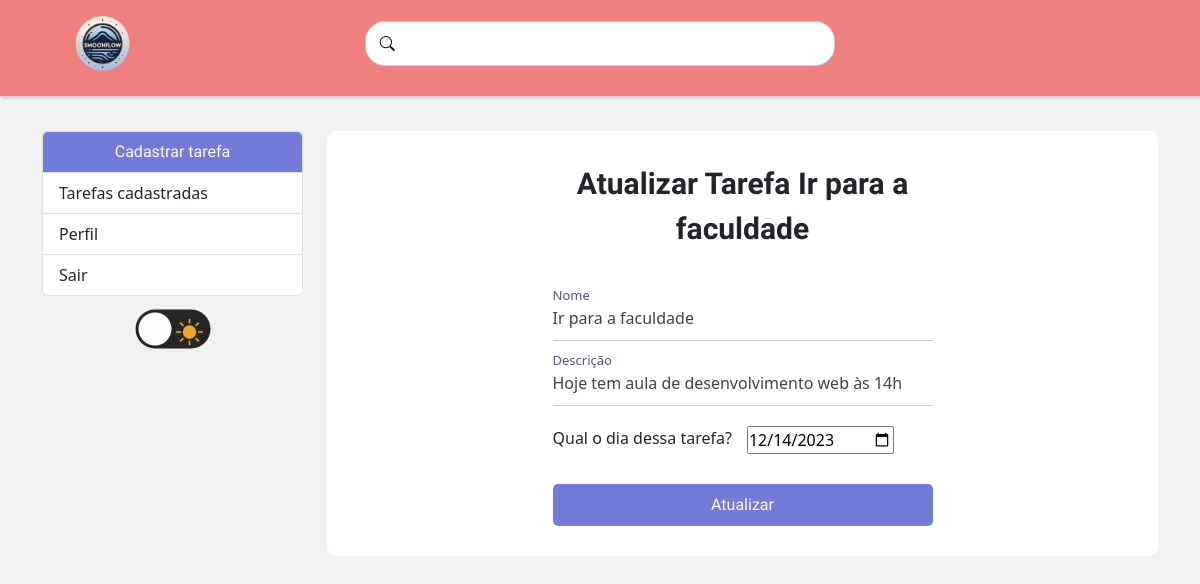
/tarefas/edit/5 (signed in), run on the app's committed database.
### tarefas/models.py (models this page shows, shortened)
class Tarefas(models.Model):
    STATUS=(
        ('doing', 'Doing'),
        ('done', 'Done'),
    )
    titulo = models.CharField(max_length=100, null=False, blank=False)
    descricao = models.CharField(max_length=150)
    done = models.CharField(
        max_length=5,
        choices=STATUS,
    )
    criado_em = models.DateField(auto_now_add=True, null=False, blank=False)
    atualizado_em = models.DateTimeField(auto_now=True)
    termino = models.DateField(null=False, blank=False)
    finalizado_em = models.DateField(null=True, blank=True)

### tarefas/views.py (the view)
# urls.py: path('tarefas/edit/<int:id>', editTarefa, name='editTarefa'),
@login_required(login_url='/auth/login/')
def editTarefa(request, id):
    tarefa = get_object_or_404(Tarefas, pk=id)
    form = TarefaForm(instance=tarefa)
    if request.method == 'POST':
        form = TarefaForm(request.POST, instance=tarefa)
        if form.is_valid():
            tarefa.save()
            messages.info(request, 'Tarefa editada com sucesso!')
            return redirect('/tarefas/')
        else:
            return render(request, 'tarefas/editaTarefa.html', {'form': form, 'tarefa': tarefa})
    else:
        return render(request, 'tarefas/editaTarefa.html', {'form': form, 'tarefa': tarefa})

### tarefas/forms.py
class TarefaForm(forms.ModelForm):
    class Meta:
        model = Tarefas
        fields = ['titulo', 'descricao', 'termino']

### tarefas/templates/tarefas/editaTarefa.html (shortened to what this page needs)
{% extends "base.html" %}
{% block content %}
    <div class="col-md-9">
        <div class="container editaTarefa d-flex justify-content-center align-content-center">
            <form class="input-box" name="formulario-atualiza" method="POST">
                <header>Atualizar Tarefa {{ tarefa.titulo }}</header>
                <div class="input-field">
                    <input type="text" class="input" name="{{ form.titulo.name }}" id="{{ form.titulo.id_for_label }}" value="{{ form.titulo.value }}" required autocomplete="off">
                    <label for="{{ form.titulo.id_for_label }}">Nome</label>
                </div>
                <div class="input-field">
                    <input type="text" class="input" name="{{ form.descricao.name }}" id="{{ form.descricao.id_for_label }}" value="{{ form.descricao.value }}" required autocomplete="off">
                    <label for="{{ form.descricao.id_for_label }}">Descrição</label>
                </div>
                <div class="input-field-date">
                    <label for="{{ form.termino.id_for_label}}">Qual o dia dessa tarefa?</label>
                    <input type="date" name="{{ form.termino.name }}" id="{{ form.termino.id_for_label }}" value="{{ form.termino.value|date:'Y-m-d' }}">
                </div>
                <div class="input-field">
                    <input type="submit" class="submit" value="Atualizar">
                </div>
            </form>
        </div>
    </div>
{% endblock %}

### tarefas/static/css/style.css (style rules this page uses)
* { padding: 0; margin: 0; }
.tema-claro { background-color: #f1f1f1; transition: background 0.2s linear; }
.input-box { width: 400px; box-sizing: border-box; }
.input-box header { font-family: 'Righteous', sans-serif; font-weight: 700; text-align: center; margin-bottom: 45px; font-size: 30px; }
.input-field { display: flex; flex-direction: column; position: relative; padding: 0 10px 0 10px; }
.input-field-date { display: flex; flex-direction: row; position: relative; padding: 0 10px 0 10px; margin-bottom: 30px; }
.input { height: 45px; width: 100%; background: transparent; border: none; border-bottom: 1px solid rgba(0, 0, 0,0.2); outline: none; margin-bottom: 20px; color: #40414a; }
.input-field-date label { margin-right: 15px; }
.input-box .input-field label { position: absolute; top: 10px; pointer-events: none; transition: 0.5s; }
.input-box .input:valid ~ label { top: -10px; font-size: 13px; color: #5d5076; }
.submit { border: none; outline: none; height: 42px; background: #727BD7; color: white; border-radius: 5px; transition: 0.4s; font-family: "Righteous", sans-serif; font-weight: 400; transition: 0.1s; }
.editaTarefa { background-color: white; padding: 30px; border-radius: 10px; }

### data on the page
Tarefas: titulo "Ir para a faculdade", descricao "Hoje tem aula de desenvolvimento web às 14h", termino "12/14/2023"
